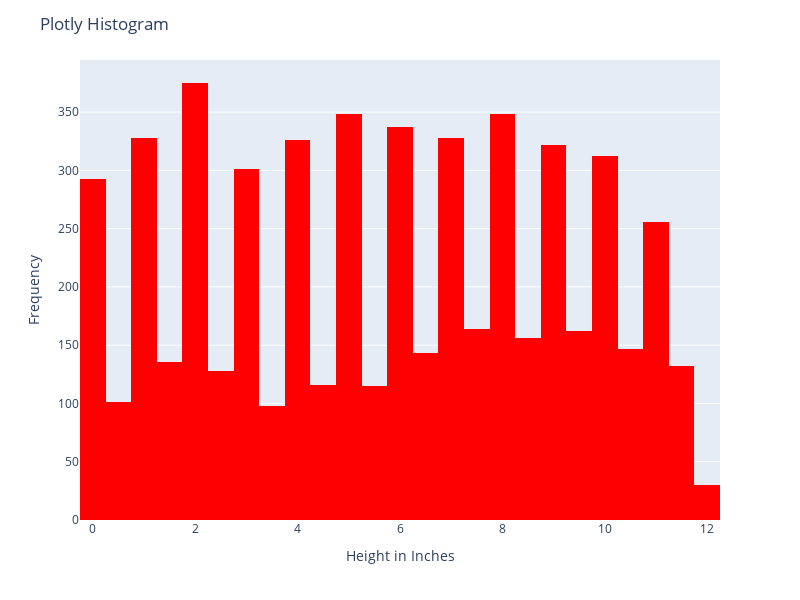

Notebook code for this chart:
### Markdown cell above
## Plotly

### Code cell
fig = px.histogram(df, x='inches', color_discrete_sequence=["red"])
fig.update_layout(title='Plotly Histogram', xaxis_title='Height in Inches', yaxis_title='Frequency', width=800, height=600)
# fig.write_image('plotly_histogram.png')

### Figure 1 — Plotly figure (JSON) as saved in the notebook; plotly's stock layout.template omitted (floating-point values rounded to 4 significant figures; data arrays with more than 128 entries replaced by an {"elided": "..."} marker saying what was removed)
{"data": [{"alignmentgroup": "True", "bingroup": "x", "hovertemplate": "inches=%{x}<br>count=%{y}<extra></extra>", "legendgroup": "", "marker": {"color": "red", "pattern": {"shape": ""}}, "name": "", "offsetgroup": "", "orientation": "v", "showlegend": false, "type": "histogram", "x": {"elided": "5502 float values"}, "xaxis": "x", "yaxis": "y"}], "layout": {"barmode": "relative", "height": 600, "legend": {"tracegroupgap": 0}, "margin": {"t": 60}, "title": {"text": "Plotly Histogram"}, "width": 800, "xaxis": {"anchor": "y", "domain": [0, 1], "title": {"text": "Height in Inches"}}, "yaxis": {"anchor": "x", "domain": [0, 1], "title": {"text": "Frequency"}}}}
